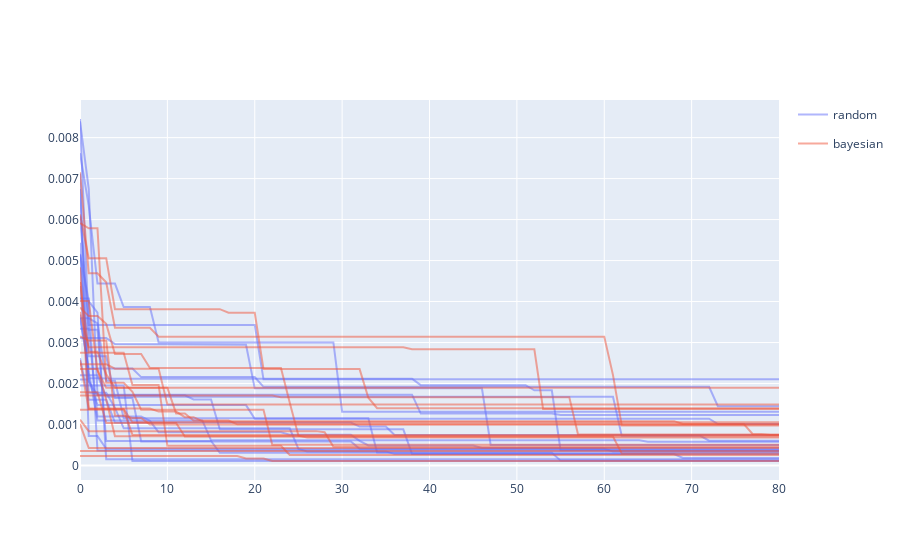

The code cell stored with this chart in its notebook:
### Code cell
fig = legendgroup_lines(
    ["random", "bayesian"],
    [random_running_mae, bayesian_running_mae],
)
fig.show()
